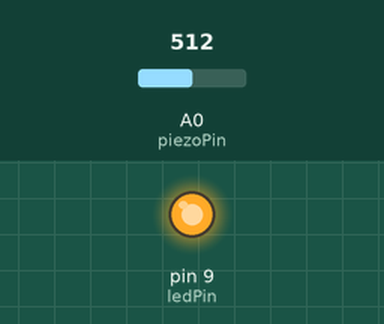
This sketch was run on a simulated Arduino Uno, built with avr-gcc and run on an emulated ATmega328P. Shown: output pins drawn as LEDs (lit = HIGH). Inputs (shaded band) come from the test bench; at power-on: A0 (piezoPin) = 512. What the sketch prints to the serial monitor is not drawn.

Above: at 0.1 s.
Timing chart, 0 to 1.6 s (numbered marks = the images above):
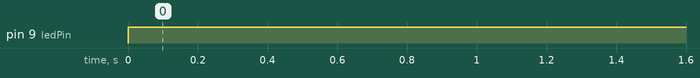

The sketch:

step_1-basic-setup.ino
```cpp
/*
    1. Read in piezo and print to Serial Monitor
       Hard code turning on LED (to test circuit)

*/


int piezoPin = A0;
int ledPin = 9;


void setup() {
  // set up the pin modes
  // input for the piezo
  pinMode(piezoPin, INPUT);

  // output for the LED
  pinMode(ledPin, OUTPUT);

  // start Serial (for debugging)
  Serial.begin(9600);

}

void loop() {
  // read current value of piezo
  int piezoValue = analogRead(piezoPin);
  Serial.println(piezoValue);

  // turn on LED
  digitalWrite(ledPin, HIGH);
}
```

Measured:
- by itself, pin 9 (ledPin): LOW → HIGH at 0.00 s
